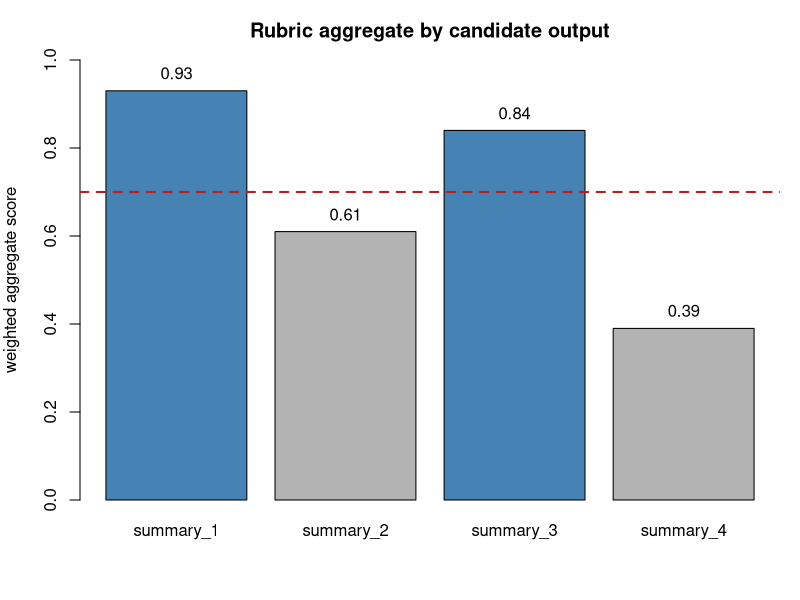

The R script that drew this image:
## ---- chunk 1
bench_tbl <- data.frame(
  Dimension = c("Goal", "Data source", "Coverage", "Leakage risk",
                "Predicts production quality", "Maintenance cost",
                "Best use"),
  `Public benchmark` = c("Compare general capability",
                         "Public, shared",
                         "Broad, generic",
                         "High (data may be in pretraining)",
                         "Weak", "Low (download once)",
                         "Shortlist models"),
  `Task-specific eval` = c("Measure quality on your task",
                          "Your prompts and references",
                          "Narrow, relevant",
                          "Low (private)",
                          "Strong", "Higher (curate, refresh)",
                          "Release gate and monitoring"),
  check.names = FALSE
)
knitr::kable(bench_tbl, caption = "Public benchmarks versus task-specific evaluation.")
## ---- chunk 2
score_tbl <- data.frame(
  Method = c("Exact match", "Token F1", "Rubric (human)",
             "Rubric (LLM judge)", "Pairwise (LLM judge)"),
  `Output type` = c("Canonical string", "Short answer",
                   "Free-form text", "Free-form text", "Free-form text"),
  `Needs reference` = c("Yes", "Yes", "Optional", "Optional", "No"),
  Cost = c("Trivial", "Trivial", "High", "Low", "Low"),
  `Main weakness` = c("Too strict", "Ignores meaning/order",
                     "Slow, rater drift", "Judge bias", "Judge bias"),
  check.names = FALSE
)
knitr::kable(score_tbl, caption = "Scoring methods for LLM outputs.")
## ---- chunk 3
# Normalization shared by exact match and token F1: lowercase, drop
# punctuation, collapse and trim whitespace. This mirrors standard QA
# evaluation so that "Paris." and "paris" compare equal.
normalize_text <- function(x) {
  x <- tolower(x)
  x <- gsub("[[:punct:]]", " ", x)
  x <- gsub("\\s+", " ", x)
  trimws(x)
}

tokenize <- function(x) {
  x <- normalize_text(x)
  if (nchar(x) == 0) return(character(0))
  strsplit(x, " ", fixed = TRUE)[[1]]
}

exact_match <- function(pred, ref) {
  as.integer(normalize_text(pred) == normalize_text(ref))
}

# Token-level F1 using multiset (bag-of-tokens) intersection.
token_f1 <- function(pred, ref) {
  p_tok <- tokenize(pred)
  r_tok <- tokenize(ref)
  if (length(p_tok) == 0 && length(r_tok) == 0) return(1)
  if (length(p_tok) == 0 || length(r_tok) == 0) return(0)

  p_counts <- table(p_tok)
  r_counts <- table(r_tok)
  shared   <- intersect(names(p_counts), names(r_counts))
  # multiset intersection: min count per shared token
  tp <- sum(pmin(p_counts[shared], r_counts[shared]))
  if (tp == 0) return(0)

  precision <- tp / length(p_tok)
  recall    <- tp / length(r_tok)
  2 * precision * recall / (precision + recall)
}
## ---- chunk 4
# Mock QA outputs: a model's predictions against gold references.
qa <- data.frame(
  question = c(
    "What is the capital of France?",
    "Who wrote Pride and Prejudice?",
    "What year did the first moon landing occur?",
    "What is the chemical symbol for sodium?",
    "How many continents are there?"
  ),
  reference = c("Paris", "Jane Austen", "1969", "Na", "seven"),
  prediction = c(
    "Paris, France",          # partial overlap, not exact
    "Jane Austen",            # exact
    "It happened in 1969.",   # contains the answer plus extra tokens
    "Sodium",                 # wrong surface form
    "7"                       # correct concept, different token
  ),
  stringsAsFactors = FALSE
)

qa$EM <- mapply(exact_match, qa$prediction, qa$reference)
qa$F1 <- round(mapply(token_f1, qa$prediction, qa$reference), 3)
qa
## ---- chunk 5
qa_summary <- data.frame(
  metric = c("Exact match", "Token F1"),
  score  = round(c(mean(qa$EM), mean(qa$F1)), 3)
)
knitr::kable(qa_summary, caption = "Aggregate QA scores over the mock set.")
## ---- chunk 6
# Rubric scores in [0,1] for three criteria, assigned here as mock
# judge or human ratings for four candidate summaries.
rubric_scores <- data.frame(
  output      = paste0("summary_", 1:4),
  relevance   = c(0.9, 0.6, 1.0, 0.4),
  faithfulness= c(1.0, 0.5, 0.8, 0.3),
  fluency     = c(0.8, 0.9, 0.7, 0.6),
  stringsAsFactors = FALSE
)

# Weights encode the quality bar: faithfulness matters most here.
weights <- c(relevance = 0.3, faithfulness = 0.5, fluency = 0.2)
stopifnot(abs(sum(weights) - 1) < 1e-8)

crit_mat <- as.matrix(rubric_scores[, names(weights)])
rubric_scores$aggregate <- round(as.numeric(crit_mat %*% weights), 3)
rubric_scores
## ---- chunk 7
rubric_summary <- data.frame(
  statistic = c("Mean aggregate", "Min aggregate", "Max aggregate"),
  value     = round(c(mean(rubric_scores$aggregate),
                      min(rubric_scores$aggregate),
                      max(rubric_scores$aggregate)), 3)
)
knitr::kable(rubric_summary,
             caption = "Weighted rubric aggregate across four mock outputs.")
## ---- chunk 8
op <- par(mar = c(5, 4, 3, 1))
bp <- barplot(
  height    = rubric_scores$aggregate,
  names.arg = rubric_scores$output,
  ylim      = c(0, 1),
  col       = ifelse(rubric_scores$aggregate >= 0.7, "steelblue", "grey70"),
  ylab      = "weighted aggregate score",
  main      = "Rubric aggregate by candidate output"
)
abline(h = 0.7, lty = 2, lwd = 2, col = "firebrick")
text(bp, rubric_scores$aggregate + 0.04, labels = rubric_scores$aggregate)
par(op)
